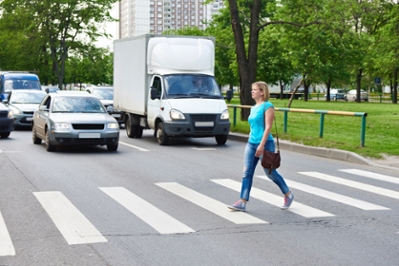
#> input picture test/testped.jpg, 399 x 266 px, found by its file name
$ python proofofconcept.py
#> lines starting #> are read from the running program, lines starting #| are printed output that depends on the picture; after the words box and inside, x2 and y2 are one past the last pixel; in counts of white or black regions, pixels touching at a corner belong together
import sys
sys.path.append('/usr/local/Cellar/opencv3/3.2.0/lib/python2.7/site-packages')
from imutils.object_detection import non_max_suppression
import numpy as np
import imutils
import cv2

hog = cv2.HOGDescriptor()
hog.setSVMDetector(cv2.HOGDescriptor_getDefaultPeopleDetector())

imagePath = "/Users/sigvartmh/Programming/Python/CVtest/testped.jpg"

image = cv2.imread(imagePath)
#> image is the input picture: shape (266, 399, 3); mean B, G, R 138.8, 153.2, 143.6
orig = image.copy()
(rects, weights) = hog.detectMultiScale(image, winStride=(4, 4),padding=(8, 8), scale=1.05)
#> rects = [[221, 64, 81, 161]]; weights = [0.785]

for (x, y, w, h) in rects:
    cv2.rectangle(orig, (x, y), (x + w, y + h), (0, 0, 255), 2)
#> this loop made 1 pass
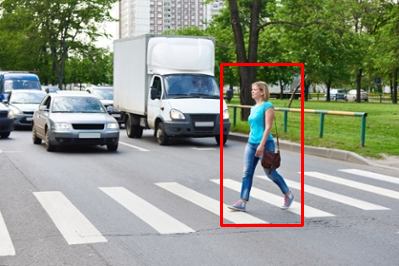
#> orig: shape (266, 399, 3); 1.36% of pixels changed, all inside (x1, y1, x2, y2) = (220, 63, 304, 227)
rects = np.array([[x, y, x + w, y + h] for (x, y, w, h) in rects])
#> rects = [[221, 64, 302, 225]]
pick = non_max_suppression(rects, probs=None, overlapThresh=0.65)
#> pick = [[221, 64, 302, 225]]

for (xA, yA, xB, yB) in pick:
    cv2.rectangle(image, (xA, yA), (xB, yB), (0, 255, 0), 2)
#> this loop made 1 pass
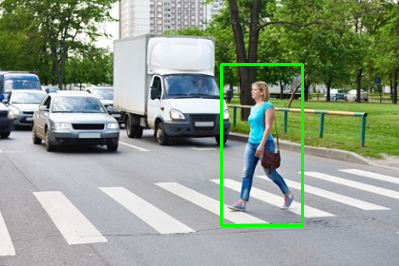
#> image: shape (266, 399, 3); 1.36% of pixels changed, all inside (x1, y1, x2, y2) = (220, 63, 304, 227)

cv2.imshow("Before NMS", orig)
cv2.imshow("After NMS", image)
cv2.waitKey(0)
